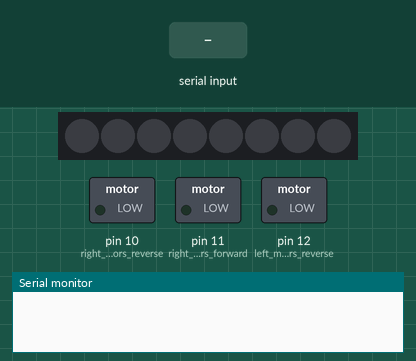
Recording of a sketch running on a simulated Arduino Uno, built with avr-gcc and run on an emulated ATmega328P. Parts: 8 RGB LEDs in strip order, left to right, switched loads named in the sketch (green lamp = pin HIGH), the last lines printed to the serial monitor. The inputs (shaded band) are chosen by the test bench.

Above: at 1.2 s.
1.3 s: "W" received over Serial
At 1.45 s:
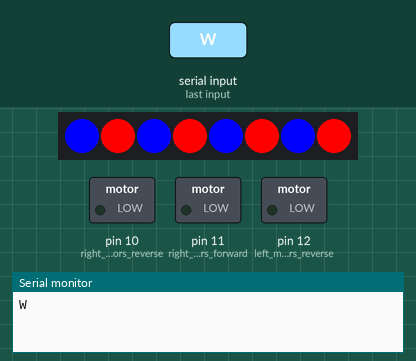
3.1 s: "F" received over Serial
At 4.0 s:
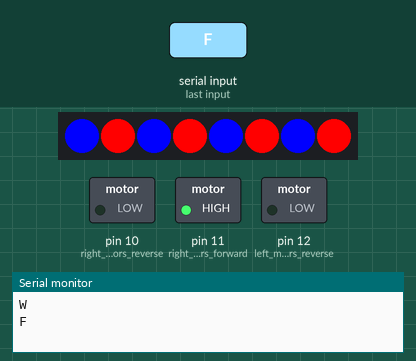
4.7 s: "B" received over Serial
At 5.3 s:
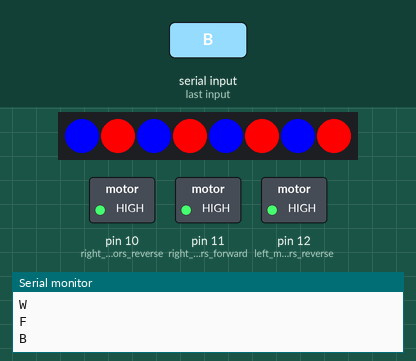
6.2 s: "w" received over Serial
At 6.6 s:
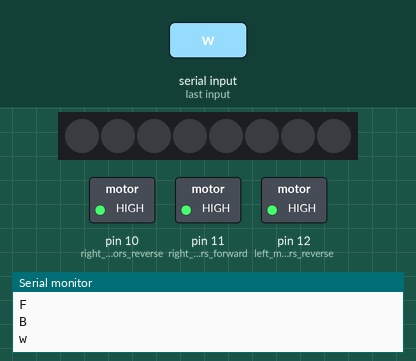
Timing chart, 0 to 8.7 s (numbered marks = the images above; inputs shaded):
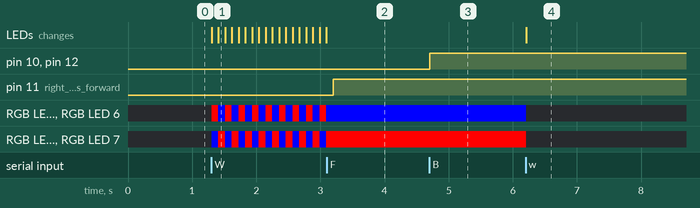

The sketch:

RC_car.ino
```cpp
char t;

#include <Adafruit_NeoPixel.h>

#define LEDS 8
#define PIN 8

Adafruit_NeoPixel strip = Adafruit_NeoPixel(LEDS, PIN, NEO_GRB + NEO_KHZ800);

int speed = 100; // Speed of blinking

void setup() {
pinMode(8,OUTPUT);   //left motors  forward
pinMode(12,OUTPUT);   //left motors reverse
pinMode(11,OUTPUT);   //right  motors forward
pinMode(10,OUTPUT);   //right motors reverse
pinMode(8,OUTPUT);   //Led
Serial.begin(9600);
strip.begin();
strip.setBrightness(255); // Set brightness to maximum (255)
strip.clear();
Serial.begin(9600);

}

void loop() {
if(Serial.available()){
  t = Serial.read();
  Serial.println(t);
}

if(t == 'F'){            //move  forward(all motors rotate in forward direction)
  digitalWrite(13,HIGH);
  digitalWrite(11,HIGH);
}

else if(t == 'B'){      //move reverse (all  motors rotate in reverse direction)
  digitalWrite(12,HIGH);
  digitalWrite(10,HIGH);
}

else if(t == 'L'){      //turn right (left side motors rotate in forward direction,  right side motors doesn't rotate)
  digitalWrite(11,HIGH);
}

else  if(t == 'R'){      //turn left (right side motors rotate in forward direction, left  side motors doesn't rotate)
  digitalWrite(13,HIGH);
}

else if(t ==  'W'){    //turn led on or off)
  policeSiren();
}
else if(t == 'w'){
  poff();

}

else if(t == 'S'){      //STOP (all motors stop)
  digitalWrite(13,LOW);
  digitalWrite(12,LOW);
  digitalWrite(11,LOW);
  digitalWrite(10,LOW);
}

delay(10);
}
void policeSiren() {
  for (int i = 0; i < LEDS; i++) {
    if (i % 2 == 0) {
      strip.setPixelColor(i, strip.Color(255, 0, 0)); // Red
    } else {
      strip.setPixelColor(i, strip.Color(0, 0, 255)); // Blue
    }
  }
  strip.show();
  delay(speed);

  for (int i = 0; i < LEDS; i++) {
    if (i % 2 == 0) {
      strip.setPixelColor(i, strip.Color(0, 0, 255)); // Blue
    } else {
      strip.setPixelColor(i, strip.Color(255, 0, 0)); // Red
    }
  }
  strip.show();
  delay(speed);
}
void poff() {
  for (int i = 0; i < strip.numPixels(); i++) {
    strip.setPixelColor(i, strip.Color(0, 0, 0)); // Set all pixels to 'off'
  }
  strip.show(); // Update the strip
}
```

Measured:
- after the input at 1.3 s, RGB LED 0, RGB LED 2, RGB LED 4, RGB LED 6: alternates RGB(255, 0, 0) for 0.10 s and RGB(0, 0, 255) for 0.11 s, starting at once; RGB LED 1, RGB LED 3, RGB LED 5, RGB LED 7: alternates RGB(255, 0, 0) for 0.11 s and RGB(0, 0, 255) for 0.10 s, starting at once; the LEDs: first change at once (image 1 shows a later state)
- after the input at 3.1 s, pin 11 (right__motors_forward): LOW → HIGH after 0.10 s
- after the input at 4.7 s, pin 10 (right_motors_reverse), pin 12 (left_motors_reverse): LOW → HIGH at once
- after the input at 6.2 s, RGB LED 0, RGB LED 2, RGB LED 4, RGB LED 6: RGB(0, 0, 255) → off at once; RGB LED 1, RGB LED 3, RGB LED 5, RGB LED 7: RGB(255, 0, 0) → off at once; the LEDs: change at once (image 4)
